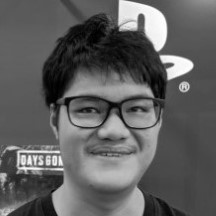
#> input picture davidFace(square).jpg, 216 x 216 px
$ jupyter execute imageDisplay.ipynb
#> lines starting #> are read from the running program, lines starting #| are printed output that depends on the picture
[cell 1]
import  skimage as sk
from skimage import io
import skimage.transform as tr
import numpy as np
import numpy.matlib
import matplotlib.pyplot as plt
from skimage import img_as_ubyte
from skimage.transform import rescale, resize, downscale_local_mean


c = io.imread('davidFace(square).jpg')
#> c is the input picture: shape (216, 216); min 0, max 255, mean 95.1
io.imshow(c)

[cell 2]
#bit map
#把每個pixel的各個bit取出來組成圖 BIT MAP
bps=[(c>>i)%2 for i in range(8)]
#> bps = 8 items
for i in range(8):
    plt.subplot(3,3,i+1)
    sk.io.imshow(bps[i],cmap='gray')
    plt.axis('off')
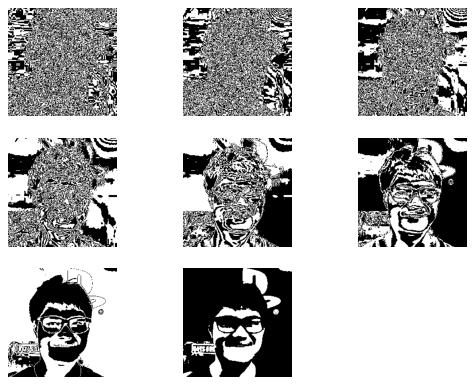
#> figure drawn by matplotlib, 8 panels

[cell 3]
#空間解析度
#重新縮放
x4 = tr.rescale(tr.rescale(c,0.25),4,order =0)
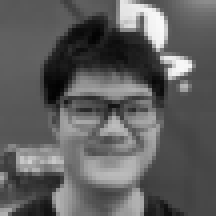
#> x4: shape (216, 216) float64; min 0.00844, max 0.983, mean 0.373
sk.io.imshow(x4)

[cell 4]
#量化
q = 0.5
#0-10 切100格
x = np.linspace(0, 10, 100)
#round:四捨五入
y = q * np.round(x/q)
plt.plot(x,y)
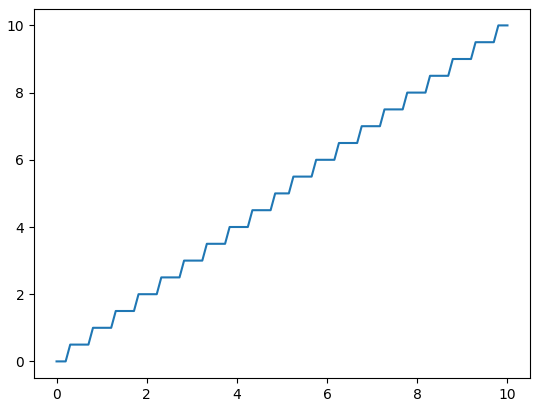
#> figure drawn by matplotlib, 1 panel; curve peaks at x = 9.8, y = 10

[cell 5]
#量化與混色
#range(16):1個list[]:值是0~15
#形狀: 4*4
y = img_as_ubyte(16*np.reshape(range(16),(4,4)))
print(y)
z=y//64
print(z)

[cell 6]
#rescale grey scale
#變成1/4大小 (右上)
image_rescaled = rescale(c, 0.25)
#長 寬 各除以4 (左下)
image_resized = resize(c, (c.shape[0] // 4, c.shape[1] // 4))
#用函式downscale 各除以4 (右下)
image_downscaled = downscale_local_mean(c, (4, 4))

fig, axes = plt.subplots(nrows=2, ncols=2)
ax = axes.ravel()
ax[0].imshow(c, cmap='gray')
ax[0].set_title("Original image")
ax[1].imshow(image_rescaled, cmap='gray')
ax[1].set_title("Rescaled image (aliasing)")
ax[2].imshow(image_resized, cmap='gray')
ax[2].set_title("Resized image (no aliasing)")
ax[3].imshow(image_downscaled, cmap='gray')
ax[3].set_title("Downscaled image (no aliasing)")

plt.tight_layout()
plt.show()
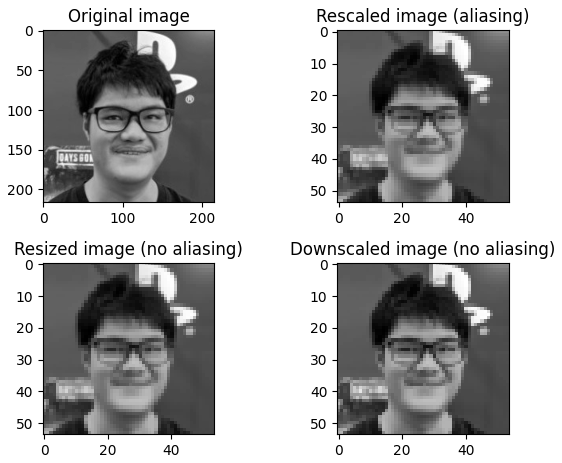
#> figure drawn by matplotlib, 4 panels

[cell 7]
cResized= resize(c, (216, 216),
                       anti_aliasing=True)
cResized=cResized*255
io.imshow(cResized, cmap = 'gray')

[cell 8]
#混色
#創造一個2*2的混色矩陣
D=np.array(([[0,128],[192,64]]))
#利用函式將混色矩陣衝到和影像一樣大
r = numpy.matlib.repmat(D, c.shape[0] // 2,c.shape[1]//2)
#比在r的相對點大變成1，反之變0
X2 = c > r
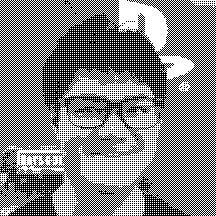
#> X2: shape (216, 216) bool; 51.3% white; black in thin lines or dots
io.imshow(X2)

[cell 9]
#4灰階影像混色
D =  np.array([[0,24],[36,12]])
r = np.matlib.repmat(D, c.shape[0] // 2,c.shape[1]//2)
q= c/37
X8 = q + (c -37*q > r)
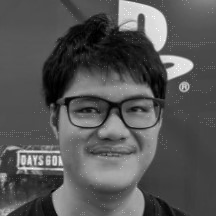
#> X8: shape (216, 216) float64; min 0, max 7.65, mean 2.58; drawn with min black and max white
io.imshow(X8*37, cmap = 'gray')
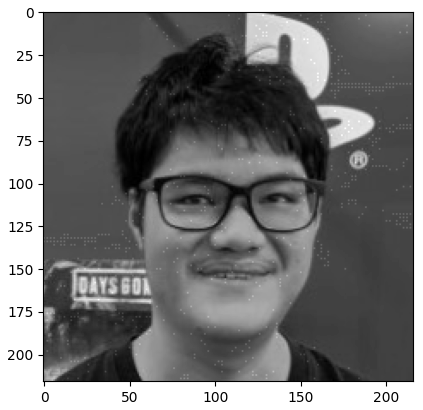
#> figure drawn by matplotlib, 1 panel

[cell 10]
#誤差擴散法
def error_diffusion( pixel, k ):
  """ Diffuse on a single channel, using Floyd-Steinberg kerenl.
      @param pixel PIL PixelAccess object.
      @param size A tuple to represent the size of pixel.
  """
#> called with k = 3
  rs, cs = pixel.shape
#> rs = 216; cs = 216
  ed = np.array([[0,0,7],[3,5,1]]) / 16.0
  z= np.zeros((rs+2, cs+2))
  z[1:rs+1, 1:cs+1] = pixel
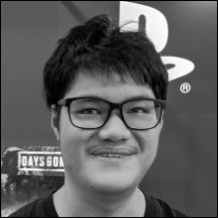
#> z: shape (218, 218) float64; min 0, max 255, mean 93.4
  for i in range(1, rs+1):
    for j in range(1, cs+1):
      old = z[i, j]
      new = (old // (255//k))*(255 //(k-1))
      z[i,j] = new
      E = old -new
      z[i:i+2,j-1:j+2] = z[i:i+2,j-1:j+2] +E*ed
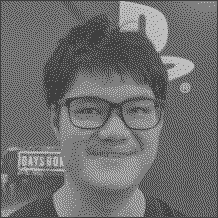
#> z: shape (218, 218) float64; min -127, max 381, mean 93.4; drawn with min black and max white
  return(z[1:rs+1,1:cs+1])
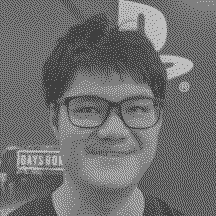
#> returned value: shape (216, 216) float64; min -127, max 381, mean 95; drawn with min black and max white


K=3
res = error_diffusion(c, K )
io.imshow(res, cmap = 'gray')

$ run again, with circles.jpg copied over davidFace(square).jpg
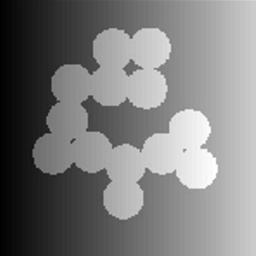
#> input picture circles.jpg, 256 x 256 px
#> c is the input picture: shape (256, 256); min 0, max 255, mean 123.2
#> bps = 8 items
#> X2: shape (256, 256) bool; 61.1% white; black in thin lines or dots
#> in error_diffusion, `return(z[1:rs+1,1:cs+1])`:
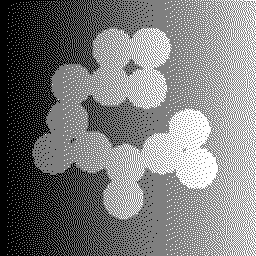
#> returned value: shape (256, 256) float64; min 0, max 254, mean 123.2
